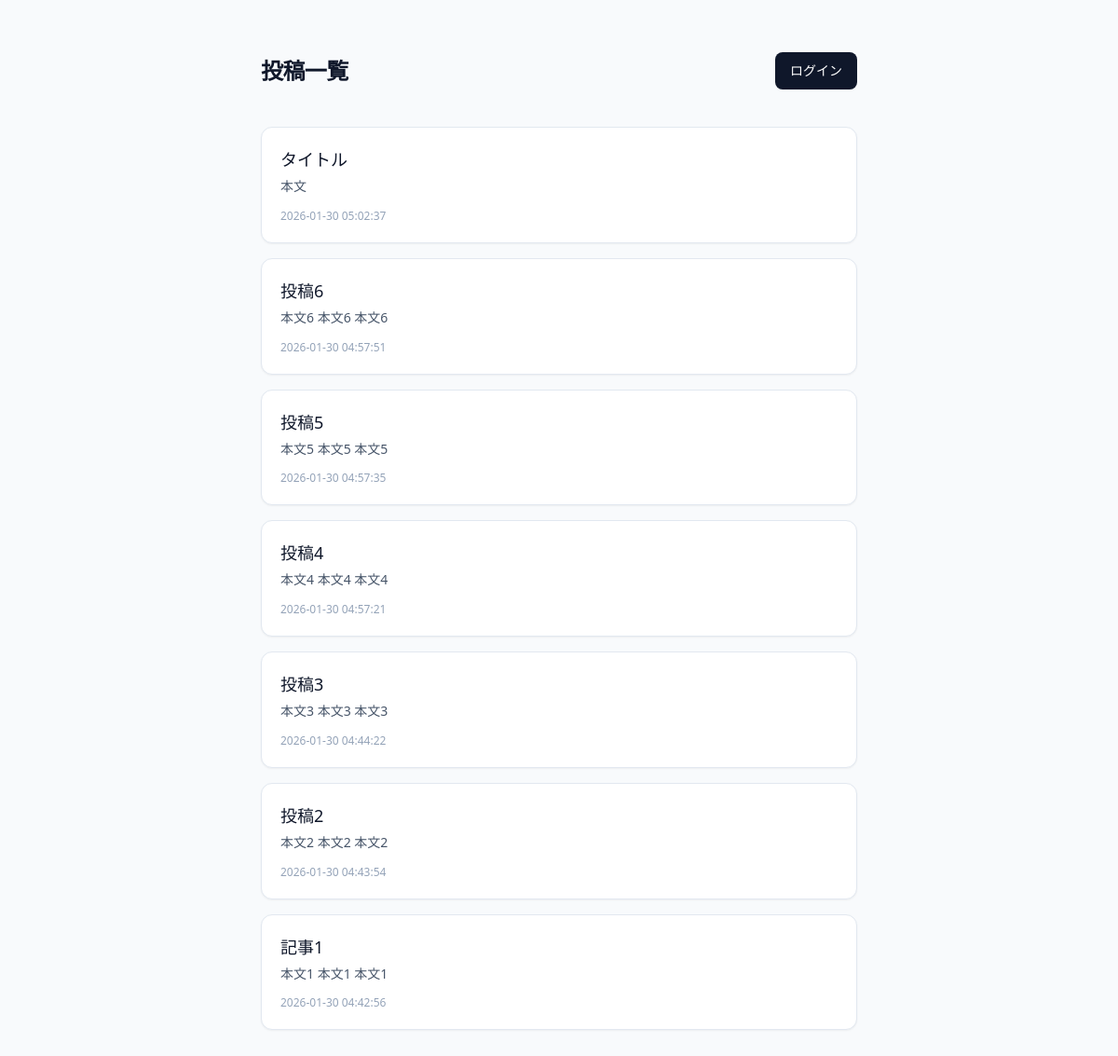
The page / on the database its author committed.
### tables this page shows
CREATE TABLE posts (
            id INTEGER PRIMARY KEY AUTOINCREMENT,
            title TEXT NOT NULL,
            body TEXT,
            created_at TIMESTAMP DEFAULT CURRENT_TIMESTAMP
        );

### app.py (the view)
@app.route('/')
def index():
    conn = get_db()
    rows = conn.execute('SELECT id, title, body, created_at FROM posts ORDER BY created_at DESC').fetchall()
    conn.close()
    return render_template('list.html', posts=rows)

### app.py (called while the page is built)
def get_db():
    conn = sqlite3.connect(DATABASE)
    conn.row_factory = sqlite3.Row  # カラム名でアクセス可能にする
    return conn

### templates/list.html (shortened to what this page needs)
<!doctype html>
<html lang="ja">
<head>
    <script src="https://cdn.tailwindcss.com"></script>
</head>
<body class="min-h-screen bg-slate-50 text-slate-800">
    <div class="max-w-2xl mx-auto px-4 py-10 sm:py-14">
        <header class="flex items-center justify-between mb-10">
            <h1 class="text-2xl font-semibold tracking-tight text-slate-900">投稿一覧</h1>
            {% if session.get('username') %}
            <a href="{{ url_for('new_post') }}"
               class="inline-flex items-center gap-2 rounded-lg bg-slate-900 px-4 py-2.5 text-sm font-medium text-white shadow-sm hover:bg-slate-800 transition-colors">
                新規投稿
            </a>
            {% else %}
            <a href="{{ url_for('login') }}"
               class="inline-flex items-center gap-2 rounded-lg bg-slate-900 px-4 py-2.5 text-sm font-medium text-white shadow-sm hover:bg-slate-800 transition-colors">
                ログイン
            </a>
            {% endif %}
        </header>
        <ul class="space-y-4">
            {% for post in posts %}
            <li class="rounded-xl border border-slate-200 bg-white p-5 shadow-sm hover:shadow-md transition-shadow">
                <h2 class="text-lg font-medium text-slate-900 mb-1">
                    <a href="{{ url_for('post', post_id=post.id) }}" class="hover:text-slate-600 transition-colors">{{ post.title }}</a>
                </h2>
                <p class="text-slate-600 text-sm leading-relaxed mb-3">{{ post.body }}</p>
                <p class="text-xs text-slate-400">{{ post.created_at }}</p>
            </li>
            {% else %}
            <li class="rounded-xl border border-dashed border-slate-300 bg-white/50 p-10 text-center text-slate-500">
                まだ投稿がありません。
            </li>
            {% endfor %}
        </ul>
    </div>
</body>
</html>

### rows shown on the page
posts: title "タイトル", body "本文", created_at "2026-01-30 05:02:37"
posts: title "投稿6", body "本文6 本文6 本文6", created_at "2026-01-30 04:57:51"
posts: title "投稿5", body "本文5 本文5 本文5", created_at "2026-01-30 04:57:35"
posts: title "投稿4", body "本文4 本文4 本文4", created_at "2026-01-30 04:57:21"
posts: title "投稿3", body "本文3 本文3 本文3", created_at "2026-01-30 04:44:22"
posts: title "投稿2", body "本文2 本文2 本文2", created_at "2026-01-30 04:43:54"
posts: title "記事1", body "本文1 本文1 本文1", created_at "2026-01-30 04:42:56"
